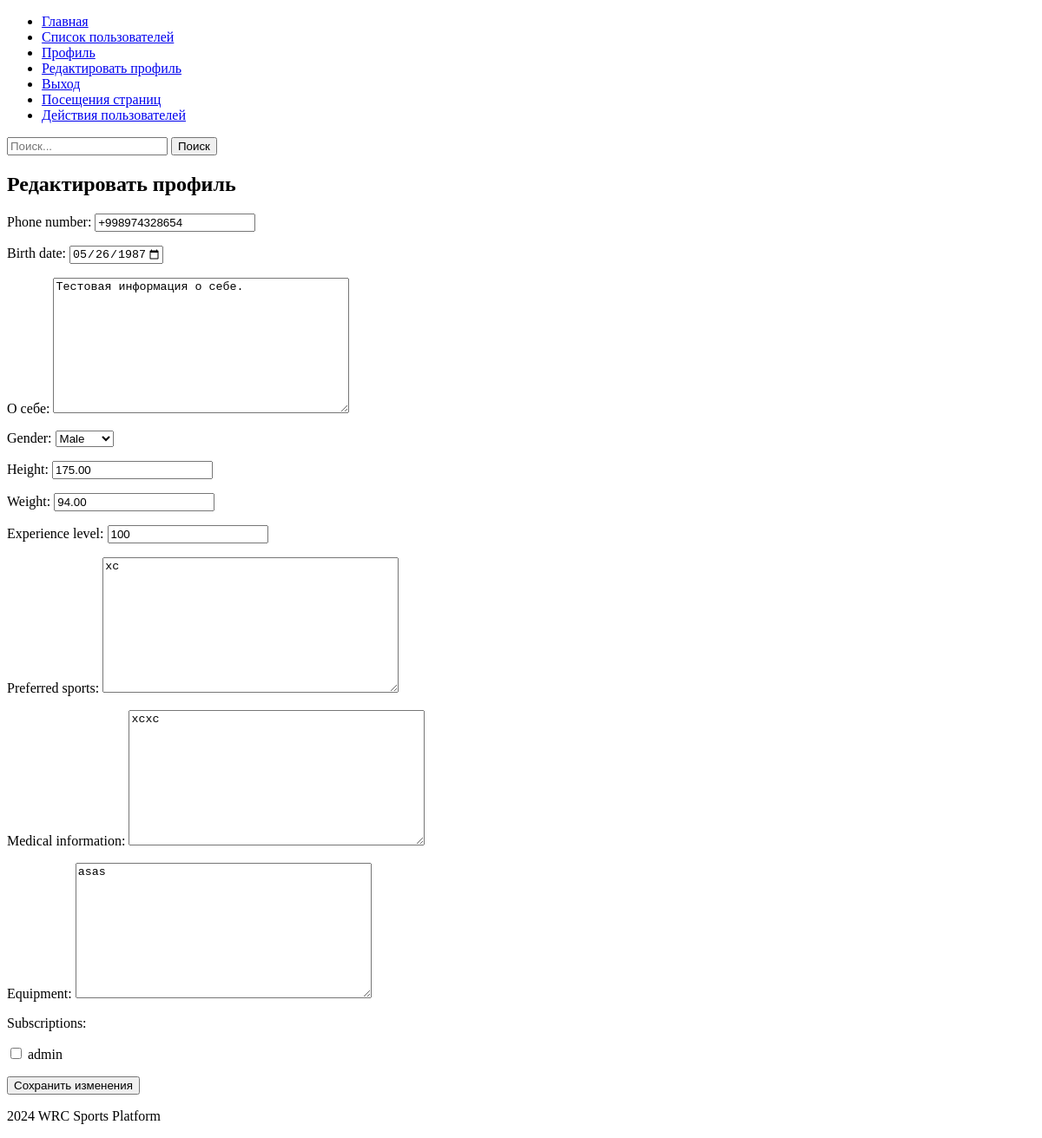
The page /users/edit_profile/ (signed in) on the database as committed earlier.
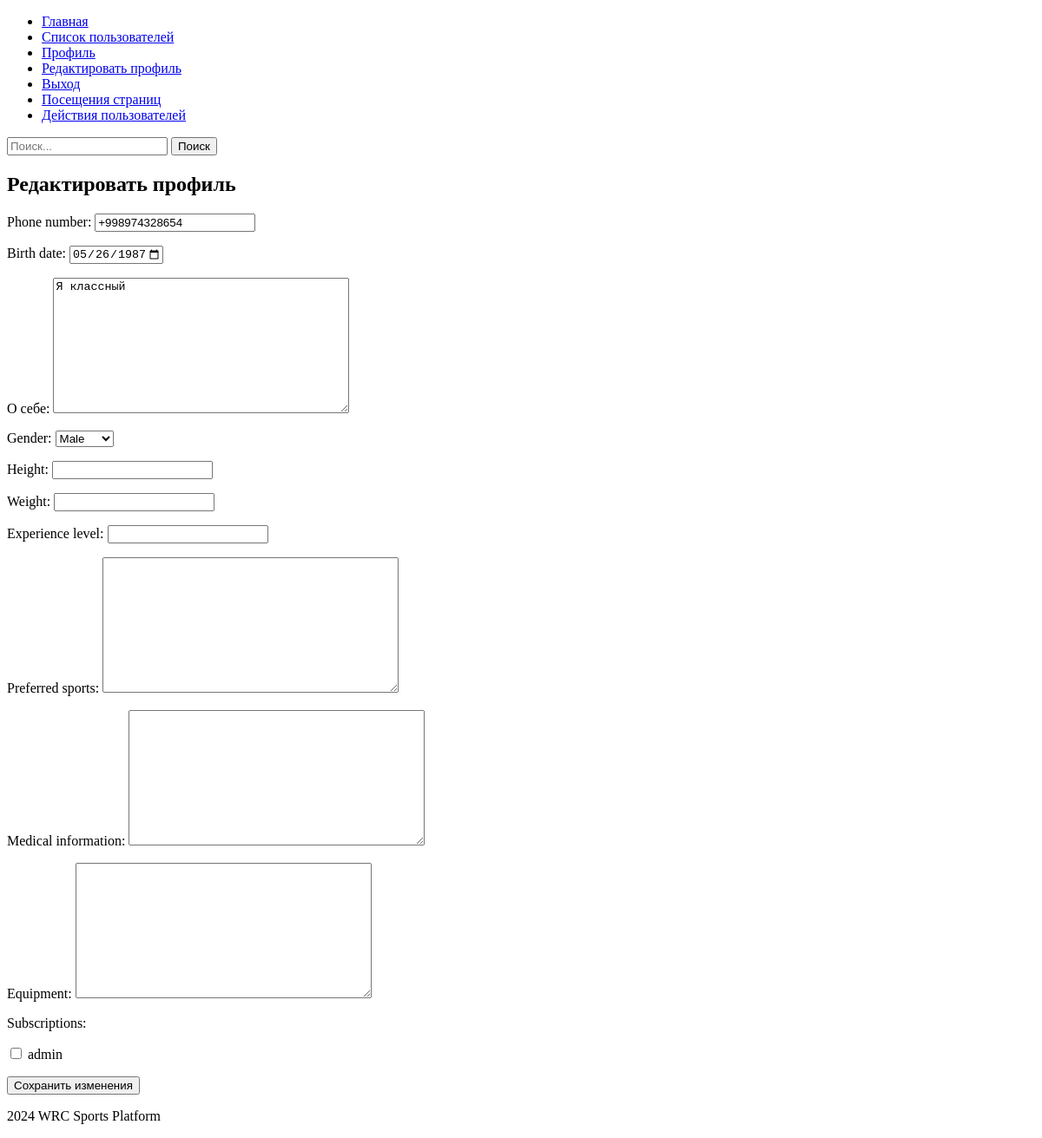
The same page on the database as committed later.
### users/models.py (models this page shows, shortened)
class UserProfile(models.Model):
    user = models.OneToOneField(settings.AUTH_USER_MODEL, on_delete=models.CASCADE, related_name='profile')
    bio = models.TextField('О себе', blank=True)  # О себе
    phone_number = PhoneNumberField()
    email = models.EmailField(blank=True, null=True)
    address = models.TextField(blank=True, default='')
    birth_date = models.DateField(blank=True, null=True)
    gender = models.CharField(max_length=10, choices=[('male', 'Male'), ('female', 'Female')], blank=True, default='')
    height = models.DecimalField(max_digits=5, decimal_places=2, null=True, blank=True)
    weight = models.DecimalField(max_digits=5, decimal_places=2, null=True, blank=True)
    experience_level = models.CharField(max_length=50, blank=True, default='')  # Уровень подготовки
    preferred_sports = models.TextField(blank=True, default='')  # Предпочтения
    participation_history = models.TextField(blank=True, default='')  # История участия
    coaching_details = models.TextField(blank=True, default='')  # Тренерская информация
    medical_information = models.TextField(blank=True, default='')  # Медицинская информация
    equipment = models.TextField(blank=True, default='')  # Оборудование и инвентарь
    club_memberships = models.ManyToManyField('clubs.Club', related_name='user_profile', blank=True)  # Членство в клубах и командах
    subscriptions = models.ManyToManyField(User, related_name='followers', blank=True)  # Подписки и членство
    privacy_settings = models.JSONField(blank=True, default=default_privacy_settings)
    receive_newsletters = models.BooleanField(default=True)
    public_profile = models.BooleanField(default=False)

### users/views.py (the view)
# urls.py: path('edit_profile/', views.edit_profile, name='edit_profile'),
@login_required
def edit_profile(request):
    profile, create = UserProfile.objects.get_or_create(user=request.user)
    if request.method == 'POST':
        form = UserProfileUpdateForm(request.POST, request.FILES, instance=profile)
        if form.is_valid():
            form.save()
            return redirect('users:profile_view', user_id=request.user.id)
    else:
        form = UserProfileUpdateForm(instance=profile)
    context = {'form': form}
    return render(request, 'users/edit_profile.html', context)

### users/forms.py (shortened to what this page needs)
class UserProfileUpdateForm(forms.ModelForm):
    phone_number = PhoneNumberField(widget=forms.TextInput(attrs={
        'placeholder': '+1234567890'
    }), label='Phone number')
    class Meta:
        model = UserProfile
        fields = [
            'phone_number',
            'birth_date',
            'bio',
            'gender',
            'height',
            'weight',
            'experience_level',
            'preferred_sports',
            'medical_information',
            'equipment',
            'subscriptions'
        ]
        widgets = {
            'club_memberships': forms.CheckboxSelectMultiple(),
            'birth_date': DateInput(attrs={
                'type': 'date',
                'max': timezone.now().date().isoformat()
            }),
            'bio': Textarea(attrs={'placeholder': 'Расскажите о себе...'}),
            'subscriptions': forms.CheckboxSelectMultiple
        }

### users/templates/users/edit_profile.html (shortened to what this page needs)
{% extends 'base.html' %}
{% block content %}
<h2>Редактировать профиль</h2>
<form method="post" enctype="multipart/form-data">
    {{ form.as_p }}
    <button type="submit">Сохранить изменения</button>
</form>
{% endblock content %}

Rows that differ between the two databases and show on the page:
changed UserProfile "Male": bio "Тестовая информация о себе." → "Я классный"; height "175.00" → (not shown); weight "94.00" → (not shown); experience_level "100" → (not shown); preferred_sports "xc" → (not shown); medical_information "xcxc" → (not shown); equipment "asas" → (not shown)
